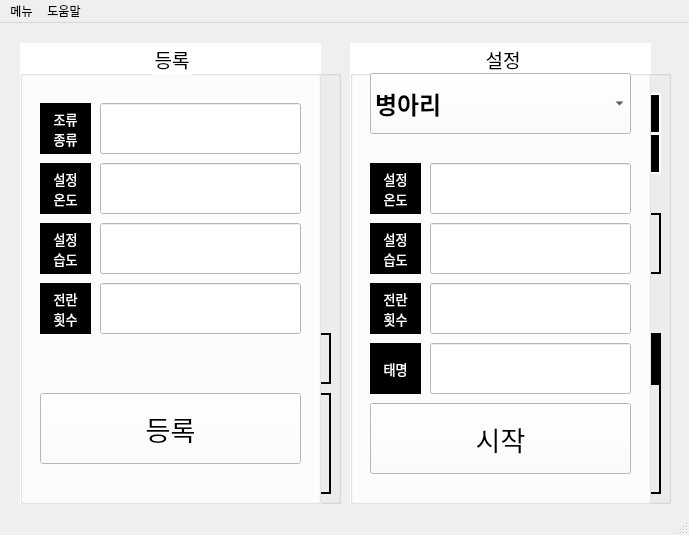
<?xml version="1.0" encoding="UTF-8"?>
<ui version="4.0">
 <class>MainWindow</class>
 <widget class="QMainWindow" name="MainWindow">
  <property name="geometry">
   <rect>
    <x>0</x>
    <y>0</y>
    <width>689</width>
    <height>535</height>
   </rect>
  </property>
  <property name="sizePolicy">
   <sizepolicy hsizetype="Fixed" vsizetype="Fixed">
    <horstretch>0</horstretch>
    <verstretch>0</verstretch>
   </sizepolicy>
  </property>
  <property name="windowTitle">
   <string>피그미 부화기</string>
  </property>
  <property name="layoutDirection">
   <enum>Qt::LeftToRight</enum>
  </property>
  <property name="toolButtonStyle">
   <enum>Qt::ToolButtonIconOnly</enum>
  </property>
  <property name="tabShape">
   <enum>QTabWidget::Rounded</enum>
  </property>
  <widget class="QWidget" name="centralwidget">
   <widget class="QGroupBox" name="gb_egg">
    <property name="geometry">
     <rect>
      <x>30</x>
      <y>20</y>
      <width>311</width>
      <height>461</height>
     </rect>
    </property>
    <property name="font">
     <font>
      <family>HY헤드라인M</family>
      <pointsize>14</pointsize>
     </font>
    </property>
    <property name="title">
     <string>셋팅</string>
    </property>
    <property name="alignment">
     <set>Qt::AlignCenter</set>
    </property>
    <property name="flat">
     <bool>false</bool>
    </property>
    <property name="checkable">
     <bool>false</bool>
    </property>
    <widget class="QLabel" name="label_5">
     <property name="geometry">
      <rect>
       <x>30</x>
       <y>40</y>
       <width>251</width>
       <height>261</height>
      </rect>
     </property>
     <property name="text">
      <string/>
     </property>
     <property name="pixmap">
      <pixmap>../../PycharmProjects/untitled/egg/달걀/egg0.png</pixmap>
     </property>
     <property name="scaledContents">
      <bool>true</bool>
     </property>
    </widget>
    <widget class="QLabel" name="label_days">
     <property name="geometry">
      <rect>
       <x>10</x>
       <y>350</y>
       <width>291</width>
       <height>101</height>
      </rect>
     </property>
     <property name="font">
      <font>
       <pointsize>47</pointsize>
      </font>
     </property>
     <property name="cursor">
      <cursorShape>ArrowCursor</cursorShape>
     </property>
     <property name="frameShape">
      <enum>QFrame::WinPanel</enum>
     </property>
     <property name="text">
      <string>D-DAY</string>
     </property>
     <property name="alignment">
      <set>Qt::AlignCenter</set>
     </property>
    </widget>
    <widget class="QLabel" name="label_7">
     <property name="geometry">
      <rect>
       <x>10</x>
       <y>290</y>
       <width>291</width>
       <height>51</height>
      </rect>
     </property>
     <property name="font">
      <font>
       <family>HY견고딕</family>
       <pointsize>20</pointsize>
      </font>
     </property>
     <property name="mouseTracking">
      <bool>false</bool>
     </property>
     <property name="focusPolicy">
      <enum>Qt::NoFocus</enum>
     </property>
     <property name="acceptDrops">
      <bool>false</bool>
     </property>
     <property name="styleSheet">
      <string notr="true"/>
     </property>
     <property name="frameShape">
      <enum>QFrame::WinPanel</enum>
     </property>
     <property name="text">
      <string>태명</string>
     </property>
     <property name="alignment">
      <set>Qt::AlignCenter</set>
     </property>
    </widget>
   </widget>
   <widget class="QGroupBox" name="gb_status">
    <property name="geometry">
     <rect>
      <x>360</x>
      <y>20</y>
      <width>311</width>
      <height>461</height>
     </rect>
    </property>
    <property name="font">
     <font>
      <family>HY헤드라인M</family>
      <pointsize>14</pointsize>
      <weight>75</weight>
      <bold>true</bold>
     </font>
    </property>
    <property name="title">
     <string>부화기상태</string>
    </property>
    <property name="alignment">
     <set>Qt::AlignCenter</set>
    </property>
    <widget class="QLabel" name="label_date">
     <property name="geometry">
      <rect>
       <x>10</x>
       <y>50</y>
       <width>291</width>
       <height>41</height>
      </rect>
     </property>
     <property name="font">
      <font>
       <family>Impact</family>
       <pointsize>18</pointsize>
       <weight>50</weight>
       <bold>false</bold>
      </font>
     </property>
     <property name="layoutDirection">
      <enum>Qt::LeftToRight</enum>
     </property>
     <property name="autoFillBackground">
      <bool>false</bool>
     </property>
     <property name="styleSheet">
      <string notr="true">background-color: rgb(0, 0, 0);
color: rgb(255, 255, 255);</string>
     </property>
     <property name="frameShape">
      <enum>QFrame::WinPanel</enum>
     </property>
     <property name="text">
      <string>SET : 2020.05.26</string>
     </property>
     <property name="textFormat">
      <enum>Qt::RichText</enum>
     </property>
     <property name="scaledContents">
      <bool>false</bool>
     </property>
     <property name="alignment">
      <set>Qt::AlignCenter</set>
     </property>
    </widget>
    <widget class="QLabel" name="label_rolling">
     <property name="enabled">
      <bool>true</bool>
     </property>
     <property name="geometry">
      <rect>
       <x>10</x>
       <y>170</y>
       <width>291</width>
       <height>61</height>
      </rect>
     </property>
     <property name="font">
      <font>
       <pointsize>15</pointsize>
      </font>
     </property>
     <property name="frameShape">
      <enum>QFrame::WinPanel</enum>
     </property>
     <property name="frameShadow">
      <enum>QFrame::Plain</enum>
     </property>
     <property name="text">
      <string>전란 60분 전</string>
     </property>
     <property name="alignment">
      <set>Qt::AlignCenter</set>
     </property>
    </widget>
    <widget class="QLabel" name="label_date_2">
     <property name="geometry">
      <rect>
       <x>10</x>
       <y>90</y>
       <width>291</width>
       <height>41</height>
      </rect>
     </property>
     <property name="font">
      <font>
       <family>Impact</family>
       <pointsize>18</pointsize>
       <weight>50</weight>
       <bold>false</bold>
      </font>
     </property>
     <property name="layoutDirection">
      <enum>Qt::LeftToRight</enum>
     </property>
     <property name="autoFillBackground">
      <bool>false</bool>
     </property>
     <property name="styleSheet">
      <string notr="true">background-color: rgb(0, 0, 0);
color: rgb(255, 255, 255);</string>
     </property>
     <property name="frameShape">
      <enum>QFrame::WinPanel</enum>
     </property>
     <property name="text">
      <string>END : 2020.05.26</string>
     </property>
     <property name="textFormat">
      <enum>Qt::RichText</enum>
     </property>
     <property name="scaledContents">
      <bool>false</bool>
     </property>
     <property name="alignment">
      <set>Qt::AlignCenter</set>
     </property>
    </widget>
    <widget class="QLabel" name="label_4">
     <property name="geometry">
      <rect>
       <x>170</x>
       <y>290</y>
       <width>131</width>
       <height>51</height>
      </rect>
     </property>
     <property name="font">
      <font>
       <pointsize>13</pointsize>
       <weight>75</weight>
       <bold>true</bold>
      </font>
     </property>
     <property name="styleSheet">
      <string notr="true">background-color: rgb(0, 0, 0);
color: rgb(255, 255, 255);</string>
     </property>
     <property name="frameShape">
      <enum>QFrame::WinPanel</enum>
     </property>
     <property name="frameShadow">
      <enum>QFrame::Raised</enum>
     </property>
     <property name="text">
      <string>현재습도</string>
     </property>
     <property name="alignment">
      <set>Qt::AlignCenter</set>
     </property>
    </widget>
    <widget class="QLabel" name="label_3">
     <property name="geometry">
      <rect>
       <x>10</x>
       <y>290</y>
       <width>131</width>
       <height>51</height>
      </rect>
     </property>
     <property name="font">
      <font>
       <pointsize>13</pointsize>
       <weight>75</weight>
       <bold>true</bold>
      </font>
     </property>
     <property name="styleSheet">
      <string notr="true">background-color: rgb(0, 0, 0);
color: rgb(255, 255, 255);</string>
     </property>
     <property name="frameShape">
      <enum>QFrame::WinPanel</enum>
     </property>
     <property name="frameShadow">
      <enum>QFrame::Raised</enum>
     </property>
     <property name="text">
      <string>현재온도</string>
     </property>
     <property name="alignment">
      <set>Qt::AlignCenter</set>
     </property>
    </widget>
    <widget class="QLabel" name="label_set_temp_3">
     <property name="geometry">
      <rect>
       <x>10</x>
       <y>340</y>
       <width>131</width>
       <height>111</height>
      </rect>
     </property>
     <property name="font">
      <font>
       <pointsize>23</pointsize>
       <weight>75</weight>
       <bold>true</bold>
      </font>
     </property>
     <property name="frameShape">
      <enum>QFrame::WinPanel</enum>
     </property>
     <property name="text">
      <string>38.3</string>
     </property>
     <property name="alignment">
      <set>Qt::AlignCenter</set>
     </property>
    </widget>
    <widget class="QLabel" name="label_set_temp_4">
     <property name="geometry">
      <rect>
       <x>170</x>
       <y>340</y>
       <width>131</width>
       <height>111</height>
      </rect>
     </property>
     <property name="font">
      <font>
       <pointsize>23</pointsize>
       <weight>75</weight>
       <bold>true</bold>
      </font>
     </property>
     <property name="frameShape">
      <enum>QFrame::WinPanel</enum>
     </property>
     <property name="text">
      <string>68%</string>
     </property>
     <property name="alignment">
      <set>Qt::AlignCenter</set>
     </property>
    </widget>
   </widget>
   <widget class="QGroupBox" name="gb_setting">
    <property name="geometry">
     <rect>
      <x>350</x>
      <y>20</y>
      <width>301</width>
      <height>461</height>
     </rect>
    </property>
    <property name="font">
     <font>
      <family>HY헤드라인M</family>
      <pointsize>14</pointsize>
     </font>
    </property>
    <property name="styleSheet">
     <string notr="true">background-color: rgb(255, 255, 255);</string>
    </property>
    <property name="title">
     <string>설정</string>
    </property>
    <property name="alignment">
     <set>Qt::AlignCenter</set>
    </property>
    <widget class="QComboBox" name="comboBox">
     <property name="geometry">
      <rect>
       <x>20</x>
       <y>30</y>
       <width>261</width>
       <height>61</height>
      </rect>
     </property>
     <property name="sizePolicy">
      <sizepolicy hsizetype="Fixed" vsizetype="Fixed">
       <horstretch>0</horstretch>
       <verstretch>0</verstretch>
      </sizepolicy>
     </property>
     <property name="font">
      <font>
       <family>배달의민족 을지로체 TTF</family>
       <pointsize>18</pointsize>
       <weight>75</weight>
       <bold>true</bold>
       <kerning>true</kerning>
      </font>
     </property>
     <property name="mouseTracking">
      <bool>false</bool>
     </property>
     <property name="tabletTracking">
      <bool>false</bool>
     </property>
     <property name="focusPolicy">
      <enum>Qt::WheelFocus</enum>
     </property>
     <property name="layoutDirection">
      <enum>Qt::LeftToRight</enum>
     </property>
     <property name="autoFillBackground">
      <bool>false</bool>
     </property>
     <property name="styleSheet">
      <string notr="true">border-color: rgb(0, 0, 0);</string>
     </property>
     <property name="duplicatesEnabled">
      <bool>false</bool>
     </property>
     <property name="frame">
      <bool>true</bool>
     </property>
     <item>
      <property name="text">
       <string>병아리</string>
      </property>
     </item>
     <item>
      <property name="text">
       <string>오리</string>
      </property>
     </item>
     <item>
      <property name="text">
       <string>메추리</string>
      </property>
     </item>
    </widget>
    <widget class="QLabel" name="label">
     <property name="geometry">
      <rect>
       <x>20</x>
       <y>120</y>
       <width>51</width>
       <height>51</height>
      </rect>
     </property>
     <property name="font">
      <font>
       <family>HY엽서M</family>
       <pointsize>10</pointsize>
       <weight>50</weight>
       <bold>false</bold>
      </font>
     </property>
     <property name="styleSheet">
      <string notr="true">color: rgb(255, 255, 255);
background-color: rgb(0, 0, 0);</string>
     </property>
     <property name="frameShape">
      <enum>QFrame::WinPanel</enum>
     </property>
     <property name="frameShadow">
      <enum>QFrame::Raised</enum>
     </property>
     <property name="text">
      <string>설정
온도</string>
     </property>
     <property name="alignment">
      <set>Qt::AlignCenter</set>
     </property>
    </widget>
    <widget class="QLabel" name="label_2">
     <property name="geometry">
      <rect>
       <x>20</x>
       <y>180</y>
       <width>51</width>
       <height>51</height>
      </rect>
     </property>
     <property name="font">
      <font>
       <family>HY엽서M</family>
       <pointsize>10</pointsize>
       <weight>50</weight>
       <bold>false</bold>
      </font>
     </property>
     <property name="styleSheet">
      <string notr="true">color: rgb(255, 255, 255);
background-color: rgb(0, 0, 0);</string>
     </property>
     <property name="frameShape">
      <enum>QFrame::WinPanel</enum>
     </property>
     <property name="frameShadow">
      <enum>QFrame::Raised</enum>
     </property>
     <property name="text">
      <string>설정
습도</string>
     </property>
     <property name="alignment">
      <set>Qt::AlignCenter</set>
     </property>
    </widget>
    <widget class="QLineEdit" name="lineEdit">
     <property name="geometry">
      <rect>
       <x>80</x>
       <y>120</y>
       <width>201</width>
       <height>51</height>
      </rect>
     </property>
     <property name="text">
      <string/>
     </property>
    </widget>
    <widget class="QLineEdit" name="lineEdit_2">
     <property name="geometry">
      <rect>
       <x>80</x>
       <y>180</y>
       <width>201</width>
       <height>51</height>
      </rect>
     </property>
    </widget>
    <widget class="QLabel" name="label_6">
     <property name="geometry">
      <rect>
       <x>20</x>
       <y>240</y>
       <width>51</width>
       <height>51</height>
      </rect>
     </property>
     <property name="font">
      <font>
       <family>HY엽서M</family>
       <pointsize>10</pointsize>
       <weight>50</weight>
       <bold>false</bold>
      </font>
     </property>
     <property name="styleSheet">
      <string notr="true">color: rgb(255, 255, 255);
background-color: rgb(0, 0, 0);</string>
     </property>
     <property name="frameShape">
      <enum>QFrame::WinPanel</enum>
     </property>
     <property name="frameShadow">
      <enum>QFrame::Raised</enum>
     </property>
     <property name="text">
      <string>전란
횟수</string>
     </property>
     <property name="alignment">
      <set>Qt::AlignCenter</set>
     </property>
    </widget>
    <widget class="QLineEdit" name="lineEdit_3">
     <property name="geometry">
      <rect>
       <x>80</x>
       <y>240</y>
       <width>201</width>
       <height>51</height>
      </rect>
     </property>
    </widget>
    <widget class="QPushButton" name="btn_set">
     <property name="geometry">
      <rect>
       <x>20</x>
       <y>360</y>
       <width>261</width>
       <height>71</height>
      </rect>
     </property>
     <property name="font">
      <font>
       <pointsize>20</pointsize>
       <weight>50</weight>
       <bold>false</bold>
      </font>
     </property>
     <property name="text">
      <string>시작</string>
     </property>
    </widget>
    <widget class="QLineEdit" name="lineEdit_7">
     <property name="geometry">
      <rect>
       <x>80</x>
       <y>300</y>
       <width>201</width>
       <height>51</height>
      </rect>
     </property>
    </widget>
    <widget class="QLabel" name="label_11">
     <property name="geometry">
      <rect>
       <x>20</x>
       <y>300</y>
       <width>51</width>
       <height>51</height>
      </rect>
     </property>
     <property name="font">
      <font>
       <family>HY엽서M</family>
       <pointsize>10</pointsize>
       <weight>50</weight>
       <bold>false</bold>
      </font>
     </property>
     <property name="styleSheet">
      <string notr="true">color: rgb(255, 255, 255);
background-color: rgb(0, 0, 0);</string>
     </property>
     <property name="frameShape">
      <enum>QFrame::WinPanel</enum>
     </property>
     <property name="frameShadow">
      <enum>QFrame::Raised</enum>
     </property>
     <property name="text">
      <string>태명</string>
     </property>
     <property name="alignment">
      <set>Qt::AlignCenter</set>
     </property>
    </widget>
   </widget>
   <widget class="QGroupBox" name="gb_reg">
    <property name="geometry">
     <rect>
      <x>20</x>
      <y>20</y>
      <width>301</width>
      <height>461</height>
     </rect>
    </property>
    <property name="font">
     <font>
      <family>HY헤드라인M</family>
      <pointsize>14</pointsize>
     </font>
    </property>
    <property name="styleSheet">
     <string notr="true">background-color: rgb(255, 255, 255);</string>
    </property>
    <property name="title">
     <string>등록</string>
    </property>
    <property name="alignment">
     <set>Qt::AlignCenter</set>
    </property>
    <widget class="QLabel" name="label_8">
     <property name="geometry">
      <rect>
       <x>20</x>
       <y>120</y>
       <width>51</width>
       <height>51</height>
      </rect>
     </property>
     <property name="font">
      <font>
       <family>HY엽서M</family>
       <pointsize>10</pointsize>
       <weight>50</weight>
       <bold>false</bold>
      </font>
     </property>
     <property name="styleSheet">
      <string notr="true">color: rgb(255, 255, 255);
background-color: rgb(0, 0, 0);</string>
     </property>
     <property name="frameShape">
      <enum>QFrame::WinPanel</enum>
     </property>
     <property name="frameShadow">
      <enum>QFrame::Raised</enum>
     </property>
     <property name="text">
      <string>설정
온도</string>
     </property>
     <property name="alignment">
      <set>Qt::AlignCenter</set>
     </property>
    </widget>
    <widget class="QLabel" name="label_9">
     <property name="geometry">
      <rect>
       <x>20</x>
       <y>180</y>
       <width>51</width>
       <height>51</height>
      </rect>
     </property>
     <property name="font">
      <font>
       <family>HY엽서M</family>
       <pointsize>10</pointsize>
       <weight>50</weight>
       <bold>false</bold>
      </font>
     </property>
     <property name="styleSheet">
      <string notr="true">color: rgb(255, 255, 255);
background-color: rgb(0, 0, 0);</string>
     </property>
     <property name="frameShape">
      <enum>QFrame::WinPanel</enum>
     </property>
     <property name="frameShadow">
      <enum>QFrame::Raised</enum>
     </property>
     <property name="text">
      <string>설정
습도</string>
     </property>
     <property name="alignment">
      <set>Qt::AlignCenter</set>
     </property>
    </widget>
    <widget class="QLineEdit" name="lineEdit_4">
     <property name="geometry">
      <rect>
       <x>80</x>
       <y>120</y>
       <width>201</width>
       <height>51</height>
      </rect>
     </property>
     <property name="text">
      <string/>
     </property>
    </widget>
    <widget class="QLineEdit" name="lineEdit_5">
     <property name="geometry">
      <rect>
       <x>80</x>
       <y>180</y>
       <width>201</width>
       <height>51</height>
      </rect>
     </property>
    </widget>
    <widget class="QLabel" name="label_10">
     <property name="geometry">
      <rect>
       <x>20</x>
       <y>240</y>
       <width>51</width>
       <height>51</height>
      </rect>
     </property>
     <property name="font">
      <font>
       <family>HY엽서M</family>
       <pointsize>10</pointsize>
       <weight>50</weight>
       <bold>false</bold>
      </font>
     </property>
     <property name="styleSheet">
      <string notr="true">color: rgb(255, 255, 255);
background-color: rgb(0, 0, 0);</string>
     </property>
     <property name="frameShape">
      <enum>QFrame::WinPanel</enum>
     </property>
     <property name="frameShadow">
      <enum>QFrame::Raised</enum>
     </property>
     <property name="text">
      <string>전란
횟수</string>
     </property>
     <property name="alignment">
      <set>Qt::AlignCenter</set>
     </property>
    </widget>
    <widget class="QLineEdit" name="lineEdit_6">
     <property name="geometry">
      <rect>
       <x>80</x>
       <y>240</y>
       <width>201</width>
       <height>51</height>
      </rect>
     </property>
    </widget>
    <widget class="QPushButton" name="btn_set_2">
     <property name="geometry">
      <rect>
       <x>20</x>
       <y>350</y>
       <width>261</width>
       <height>71</height>
      </rect>
     </property>
     <property name="font">
      <font>
       <pointsize>20</pointsize>
       <weight>50</weight>
       <bold>false</bold>
      </font>
     </property>
     <property name="text">
      <string>등록</string>
     </property>
    </widget>
    <widget class="QLabel" name="label_12">
     <property name="geometry">
      <rect>
       <x>20</x>
       <y>60</y>
       <width>51</width>
       <height>51</height>
      </rect>
     </property>
     <property name="font">
      <font>
       <family>HY엽서M</family>
       <pointsize>10</pointsize>
       <weight>50</weight>
       <bold>false</bold>
      </font>
     </property>
     <property name="styleSheet">
      <string notr="true">color: rgb(255, 255, 255);
background-color: rgb(0, 0, 0);</string>
     </property>
     <property name="frameShape">
      <enum>QFrame::WinPanel</enum>
     </property>
     <property name="frameShadow">
      <enum>QFrame::Raised</enum>
     </property>
     <property name="text">
      <string>조류
종류</string>
     </property>
     <property name="alignment">
      <set>Qt::AlignCenter</set>
     </property>
    </widget>
    <widget class="QLineEdit" name="lineEdit_8">
     <property name="geometry">
      <rect>
       <x>80</x>
       <y>60</y>
       <width>201</width>
       <height>51</height>
      </rect>
     </property>
     <property name="text">
      <string/>
     </property>
    </widget>
   </widget>
  </widget>
  <widget class="QStatusBar" name="statusbar"/>
  <widget class="QMenuBar" name="menubar">
   <property name="geometry">
    <rect>
     <x>0</x>
     <y>0</y>
     <width>689</width>
     <height>21</height>
    </rect>
   </property>
   <widget class="QMenu" name="menu">
    <property name="title">
     <string>메뉴</string>
    </property>
    <addaction name="action_setting"/>
    <addaction name="action_setchange"/>
    <addaction name="action_init"/>
    <addaction name="action_reg"/>
   </widget>
   <widget class="QMenu" name="menu_2">
    <property name="title">
     <string>도움말</string>
    </property>
    <addaction name="action_3"/>
    <addaction name="action_4"/>
   </widget>
   <addaction name="menu"/>
   <addaction name="menu_2"/>
  </widget>
  <action name="action_setting">
   <property name="text">
    <string>세팅</string>
   </property>
  </action>
  <action name="action_3">
   <property name="text">
    <string>사용법</string>
   </property>
  </action>
  <action name="action_4">
   <property name="text">
    <string>만든이</string>
   </property>
  </action>
  <action name="action_init">
   <property name="text">
    <string>초기화</string>
   </property>
  </action>
  <action name="action_setchange">
   <property name="text">
    <string>설정 변경</string>
   </property>
  </action>
  <action name="action_reg">
   <property name="text">
    <string>새 등록</string>
   </property>
  </action>
 </widget>
 <resources/>
 <connections/>
</ui>
